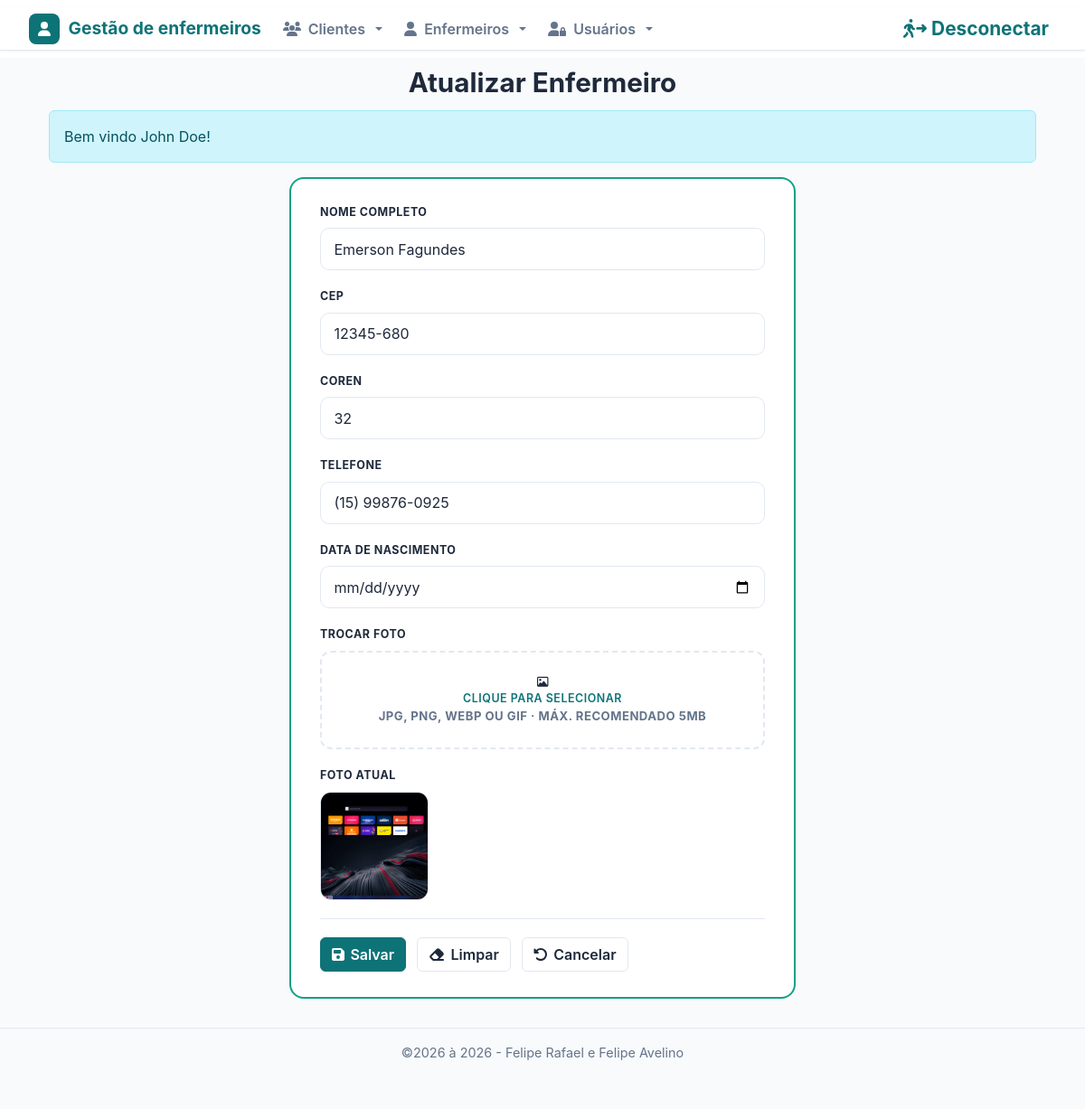
Before: /enfermeiros/edit.php?id=1 (signed in) with the older database file.
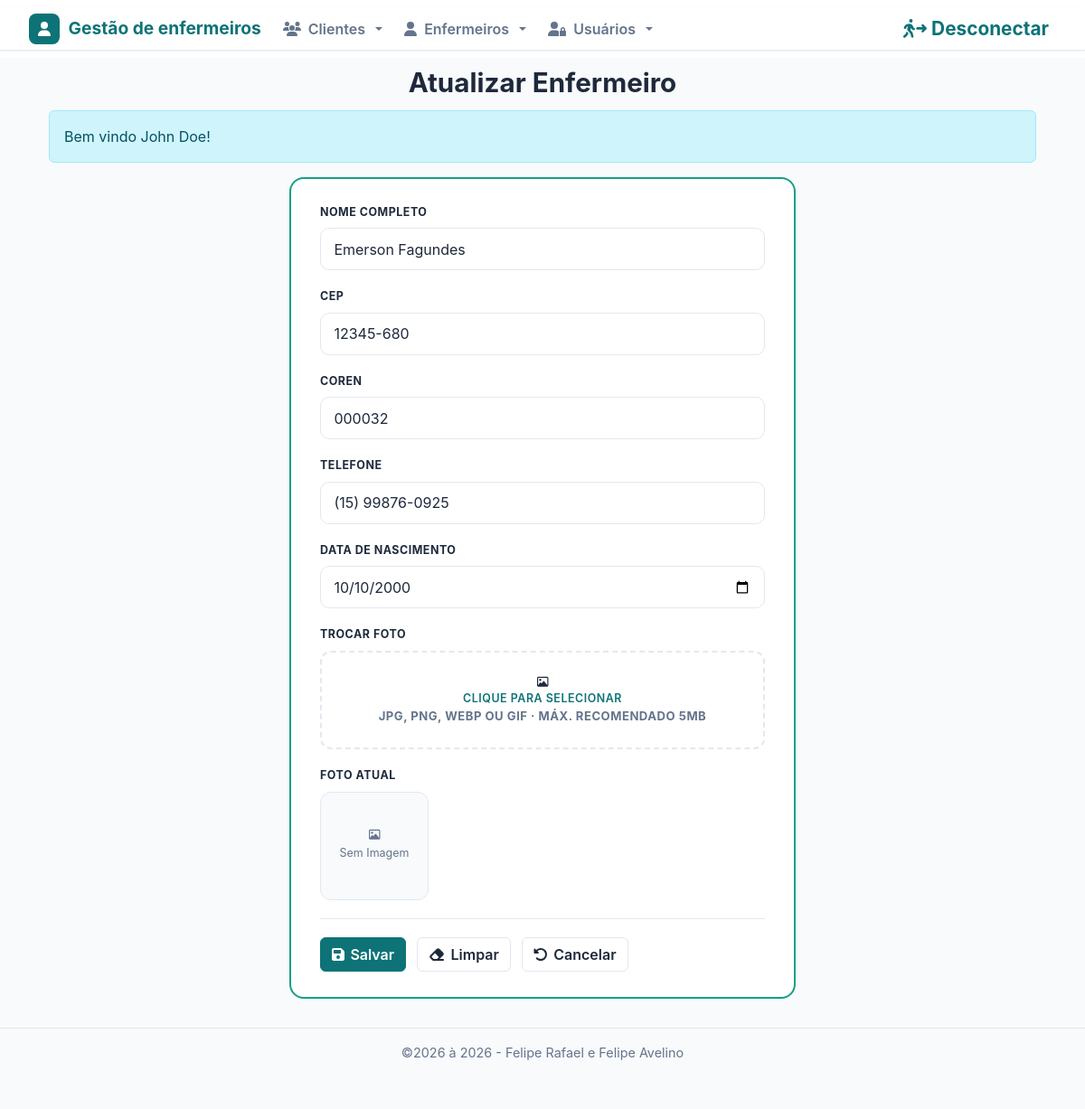
After: the same page with the newer database file.
### tables this page shows
CREATE TABLE IF NOT EXISTS enfermeiros (
  id int NOT NULL AUTO_INCREMENT PRIMARY KEY,
  nome varchar(255) NOT NULL,
  coren varchar(7) NOT NULL,
  cep varchar(9) NOT NULL,
  phone varchar(20) NOT NULL,
  foto varchar(255) NOT NULL DEFAULT '',
  birthdate date NOT NULL,
  created TIMESTAMP DEFAULT CURRENT_TIMESTAMP,
  modified TIMESTAMP DEFAULT CURRENT_TIMESTAMP ON UPDATE CURRENT_TIMESTAMP
);

### inc/database.php (called while the page is built, shortened)
<?php
require_once __DIR__ . '/auth.php';
function sql_identifier($nome)
{
    return $nome;
}
function open_database()
{
    try {
        $conn = new mysqli(DB_HOST, DB_USER, DB_PASSWORD, DB_NAME);
        $conn->set_charset("utf8mb4");
        return $conn;
    } catch (Exception $e) {
        error_log("Erro ao conectar no banco: " . $e->getMessage());
        throw new Exception("Erro ao conectar no banco de dados.");
    }
}
function find($table = null, $id = null)
{
    $found = null;
    try {
        $table = sql_identifier($table);
        $database = open_database();
        if ($id !== null && $id !== '') {
            $id = (int) $id;
            $stmt = $database->prepare("SELECT * FROM `$table` WHERE id = ? LIMIT 1");
            $stmt->bind_param("i", $id);
            $stmt->execute();
            $found = $stmt->get_result()->fetch_assoc() ?: null;
        } else {
            $result = $database->query("SELECT * FROM `$table`");
            $rows = $result->fetch_all(MYSQLI_ASSOC);
            $found = $rows ?: null;
        }
    } catch (Exception $e) {
        error_log($e->getMessage());
        flash("Não foi possível consultar os dados.", "danger");
    }
    return $found;
}

### enfermeiros/function.php (called while the page is built, shortened)
<?php
function edit()
{
    $id = (int) $_GET['id'];
    $atual = find("enfermeiros", $id);
    $enfermeiro = $atual;
    if (empty($_POST['enfermeiro'])) {
        return;
    }
}

### inc/auth.php (called while the page is built, shortened)
<?php
if (!function_exists('e')) {
    function e($valor)
    {
        return htmlspecialchars((string) $valor, ENT_QUOTES, 'UTF-8');
    }
}

### enfermeiros/edit.php (the view, shortened to what the changed rows need)
<?php
require_once("function.php");
edit();
?>
<h1 style="text-align: center;" class="titulo-modal">Atualizar Enfermeiro</h1>
<div class="form-scroll">
    <form action="edit.php?id=<?php echo (int) $enfermeiro['id']; ?>" method="post" enctype="multipart/form-data" class="form-card">
        <div class="form-group">
            <label for="name">Nome completo</label>
            <input type="text" class="form-control" id="name" name="enfermeiro[nome]" required
                minlength="3" maxlength="100"
                value="<?php echo e($enfermeiro['nome']); ?>">
        </div>
        <div class="form-group">
            <label for="cep">CEP</label>
            <input type="text" class="form-control" id="cep" name="enfermeiro[cep]" required
                inputmode="numeric" minlength="9" maxlength="9" pattern="\d{5}-\d{3}"
                title="Informe o CEP completo, com 8 números (ex: 12345-678)"
                value="<?php echo e($enfermeiro['cep']); ?>">
        </div>
        <div class="form-group">
            <label for="coren">COREN</label>
            <input type="text" class="form-control" id="coren" name="enfermeiro[coren]" required
                inputmode="numeric" minlength="4" maxlength="7" pattern="[0-9]{4,7}"
                title="Informe de 4 a 7 números."
                value="<?php echo e($enfermeiro['coren']); ?>">
        </div>
        <div class="form-group">
            <label for="phone">Telefone</label>
            <input type="text" class="form-control" id="phone" name="enfermeiro[phone]" required
                inputmode="tel" minlength="14" maxlength="15"
                pattern="\(\d{2}\) \d{4,5}-\d{4}"
                title="Informe o telefone com DDD."
                value="<?php echo e($enfermeiro['phone']); ?>">
        </div>
        <div class="form-group">
            <label for="birthdate">Data de Nascimento</label>
            <input type="date" class="form-control" id="birthdate"
                name="enfermeiro[birthdate]" required
                min="1900-01-01"
                max="<?php echo date('Y-m-d'); ?>"
                value="<?php echo !empty($enfermeiro['birthdate'])
                            ? date('Y-m-d', strtotime($enfermeiro['birthdate']))
                            : ''; ?>">
        </div>
        <div class="form-group">
            <div class="photo-preview" id="foto-preview">
                <?php if (!empty($enfermeiro['foto'])): ?>
                    <img src="<?php echo e(IMG_URL . $enfermeiro['foto']); ?>" alt="Foto atual">
                <?php else: ?>
                    <i class="fa-regular fa-image"></i>
                    <span>Sem Imagem</span>
                <?php endif; ?>
            </div>
        </div>
    </form>
</div>

Changed rows visible on the page:
changed enfermeiros "Emerson Fagundes": coren "32" → "000032"; birthdate (not shown) → "10/10/2000"; foto: picture removed
Other visible differences:
text now shown: "Sem Imagem"
